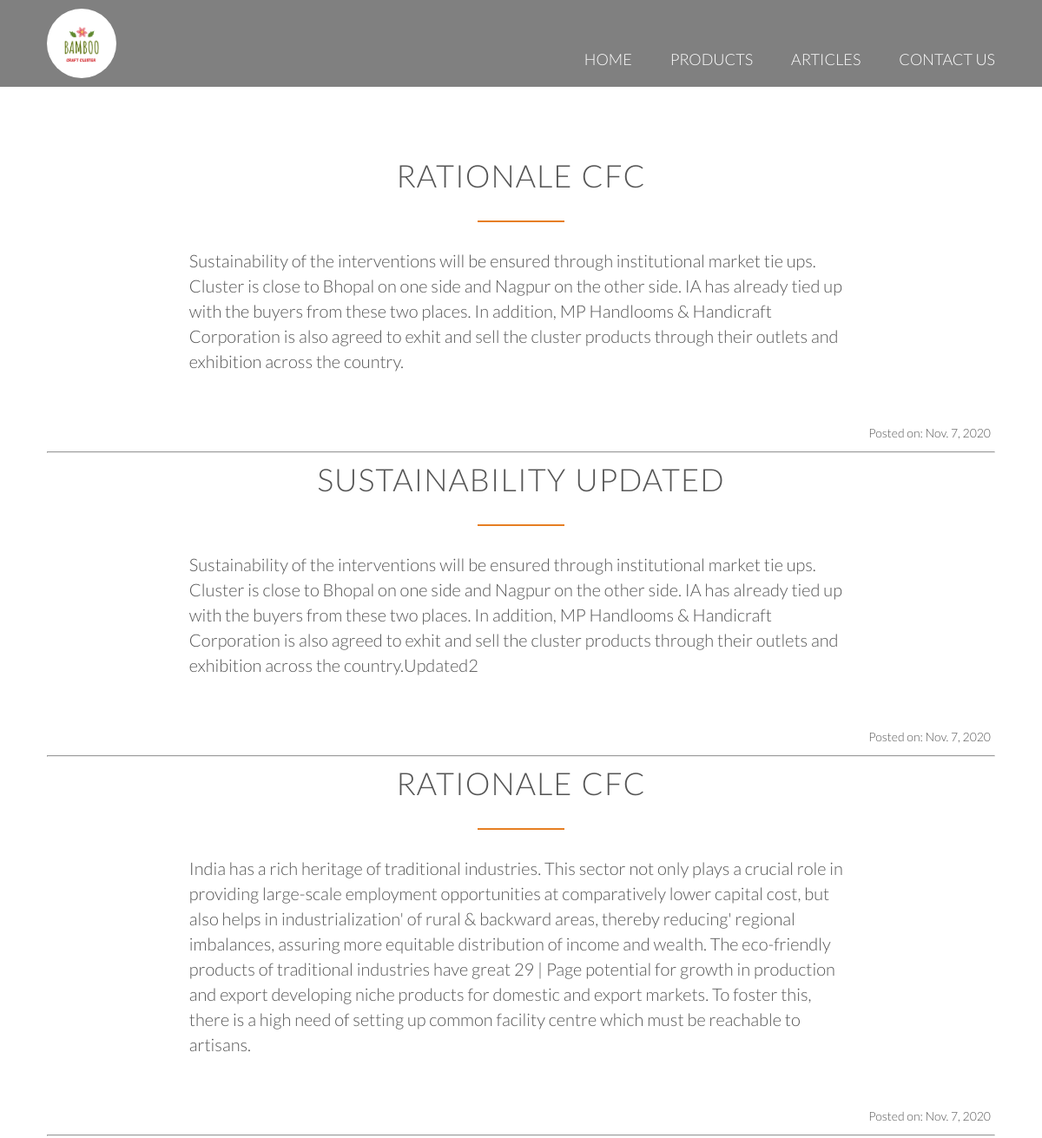
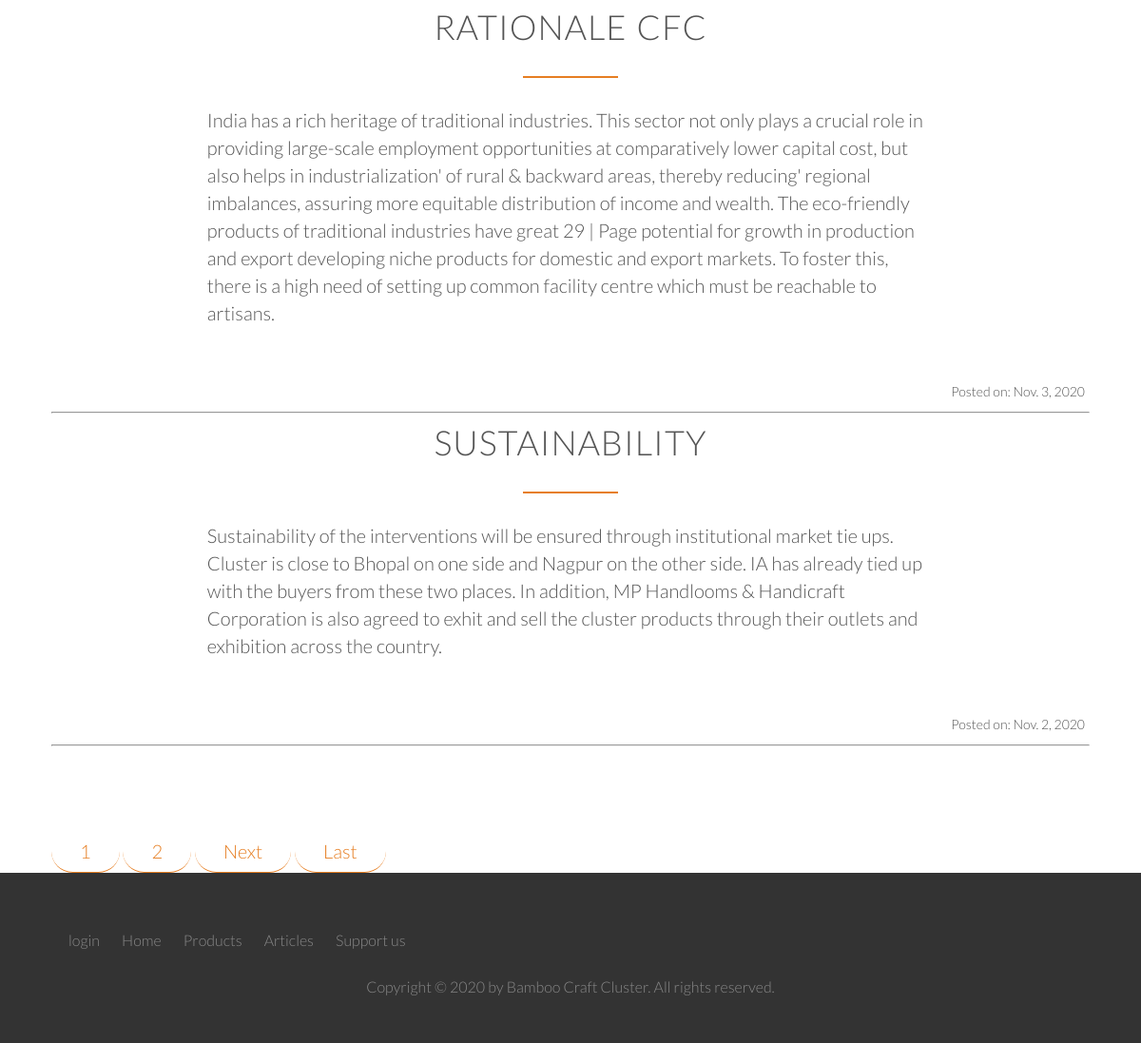
/cluster/articles/, run on the app's committed database (2 pictures, top to bottom).
### cluster/models.py (models this page shows, shortened)
class Article(models.Model):
    a_title       = models.CharField(max_length=120, null=False)
    a_description = models.TextField(null=False)
    a_date        = models.DateTimeField(auto_now_add=True)

### cluster/views.py (the view)
# urls.py: path('articles/', views.article.as_view(), name="articles"),
class article(ListView):
	template_name = 'cluster/articles.html'
	model = Article
	context_object_name = 'articles'
	ordering = ['-a_date']
	paginate_by = 5

### cluster/templates/cluster/articles.html (shortened to what this page needs)
{% extends 'cluster/base.html' %}
{% load static %}
{% block body_block %}
<div style="background-color: grey; ">{% include 'cluster/header2.html' %}</div>
 <section class="section-features js--section-features" id="features">
     <div class="row">
         {% for article in articles %}
         <div class="article-box">
            <a href="{% url 'article' article.id %}">
                <h2>{{article.a_title}}</h2>
                <p class="long-copy">{{article.a_description}}</p>
                <br>
                <p class="date_para">Posted on: {{article.a_date|date}}</p>
                <hr>
            </a>
         </div>
         {% endfor %}
     </div>
 </section>
<div class="row">
    <div class="paginator">
        {% if is_paginated %}
        {% for num in page_obj.paginator.page_range %}
            {% if page_obj.number == num %}
            <a class="btn btn-info mb-4" href="?page={{ num }}">{{ num }}</a>
            {% elif num > page_obj.number|add:'-3' and num < page_obj.number|add:'3' %}
                <a class="btn btn-outline-info mb-4" href="?page={{ num }}">{{ num }}</a>
            {% endif %}
        {% endfor %}
	        {% if page_obj.has_next %}
		        <a class="btn btn-outline-info mb-4" href="?page={{ page_obj.next_page_number }}">Next</a>
		        <a class="btn btn-outline-info mb-4" href="?page={{ page_obj.paginator.num_pages }}">Last</a>
	        {% endif %}
        {% endif %}
    </div>
</div>
{% endblock %}

### cluster/static/cluster/resources/css/style.css (style rules this page uses)
* { margin: 0; padding: 0; box-sizing: border-box; }
html, body { background-color: #fff; color: #555; font-family: 'Lato', 'Arial', sans-serif; font-weight: 300; font-size: 20px; text-rendering: optimizeLegibility; overflow-x: hidden; }
hr { margin-top: 8px; margin-bottom: 8px; }
.row { max-width: 1140px; margin: 0 auto; }
section { padding: 80px 0; }
h1, h2, h3, h4 { font-weight: 300; text-transform: uppercase; }
h2 { font-size: 180%; word-spacing: 2px; text-align: center; margin-bottom: 30px; letter-spacing: 1px; }
h2:after { display: block; height: 2px; background-color: #e67e22; content: " "; width: 100px; margin: 0 auto; margin-top: 30px; }
.long-copy { line-height: 145%; width: 70%; margin-left: 15%; }
a:link, a:visited { color: #e67e22; text-decoration: none; padding-bottom: 1px; border-bottom: 1px solid #e67e22; -webkit-transition: border-bottom 0.2s, color 0.2s; transition: border-bottom 0.2s, color 0.2s; }
.btn:link, .btn:visited, input[type=submit] { display: inline-block; padding: 10px 30px; font-weight: 300; text-decoration: none; border-radius: 200px; -webkit-transition: background-color 0.2s, border 0.2s, color 0.2s; transition: background-color 0.2s, border 0.2s, color 0.2s; }
.section-features .long-copy { margin-bottom: 30px; }
.date_para { text-align: right; font-size: 14px; padding: 5px; }
.article-box a:link, .article-box a:visited { color: #555; }
.paginator { horizontal-align: middle; margin: 10px: }

### cluster/static/cluster/resources/css/queries.css (style rules this page uses)
@media only screen and (max-width: 1200px) { .row { padding: 0 2%; } }

### data on the page
Article: a_title "RATIONALE CFC", a_description "Sustainability of the interventions will be ensured through institutional market tie ups. Cluster is close to Bhopal on one side and Nagpur on the other side. IA has already tied up with the buyers from these two places. In addition, MP Handlooms & Handicraft Corporation is also agreed to exhit and sell the cluster products through their outlets and exhibition across the country.", a_date "Nov. 7, 2020"
Article: a_title "SUSTAINABILITY UPDATED", a_description "Sustainability of the interventions will be ensured through institutional market tie ups. Cluster is close to Bhopal on one side and Nagpur on the other side. IA has already tied up with the buyers from these two places. In addition, MP Handlooms & Handicraft Corporation is also agreed to exhit and sell the cluster products through their outlets and exhibition across the country.Updated2", a_date "Nov. 7, 2020"
Article: a_title "RATIONALE CFC", a_description "India has a rich heritage of traditional industries. This sector not only plays a crucial role in providing large-scale employment opportunities at comparatively lower capital cost, but also helps in industrialization' of rural & backward areas, thereby reducing' regional imbalances, assuring more equitable distribution of income and wealth. The eco-friendly products of traditional industries have great 29 | Page potential for growth in production and export developing niche products for domestic and export markets. To foster this, there is a high need of setting up common facility centre which must be reachable to artisans.", a_date "Nov. 7, 2020"
Article: a_title "RATIONALE CFC", a_description "India has a rich heritage of traditional industries. This sector not only plays a crucial role in providing large-scale employment opportunities at comparatively lower capital cost, but also helps in industrialization' of rural & backward areas, thereby reducing' regional imbalances, assuring more equitable distribution of income and wealth. The eco-friendly products of traditional industries have great 29 | Page potential for growth in production and export developing niche products for domestic and export markets. To foster this, there is a high need of setting up common facility centre which must be reachable to artisans.", a_date "Nov. 3, 2020"
Article: a_title "SUSTAINABILITY", a_description "Sustainability of the interventions will be ensured through institutional market tie ups. Cluster is close to Bhopal on one side and Nagpur on the other side. IA has already tied up with the buyers from these two places. In addition, MP Handlooms & Handicraft Corporation is also agreed to exhit and sell the cluster products through their outlets and exhibition across the country.", a_date "Nov. 2, 2020"

### other printed values
{{ num }} "1"
{{ num }} "2"
